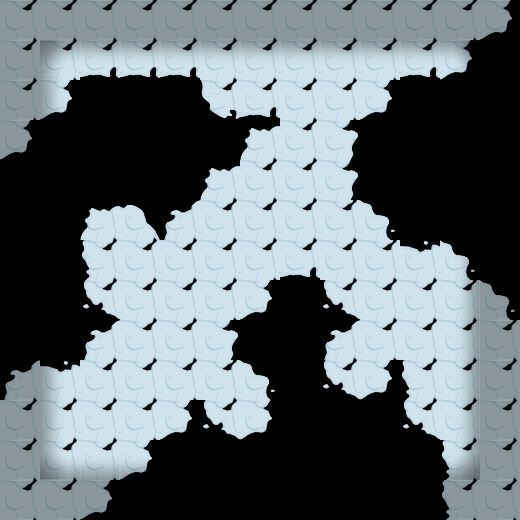

A level layout from a 2D game, rendered from its tile map. Below: a short description, then the map file with tile-grid data replaced by summaries:
An orthogonal 13x13 tile map with 40x40 px tiles, 2 tile layers (块层 1, 块层 2).

<map version="1.0" orientation="orthogonal" width="13" height="13" tilewidth="40" tileheight="40">
 <tileset firstgid="1" name="bcmap_skin" tilewidth="40" tileheight="40">
  <image source="bcmap_skin.png" width="200" height="280" />
 </tileset>
 <layer name="块层 1" width="13" height="13">
  <data>[169 cells, 110 non-empty, 16 distinct tile ids]</data>
 </layer>
 <layer name="块层 2" width="13" height="13">
  <data>[169 cells, 88 non-empty, 9 distinct tile ids]</data>
 </layer>
</map>
